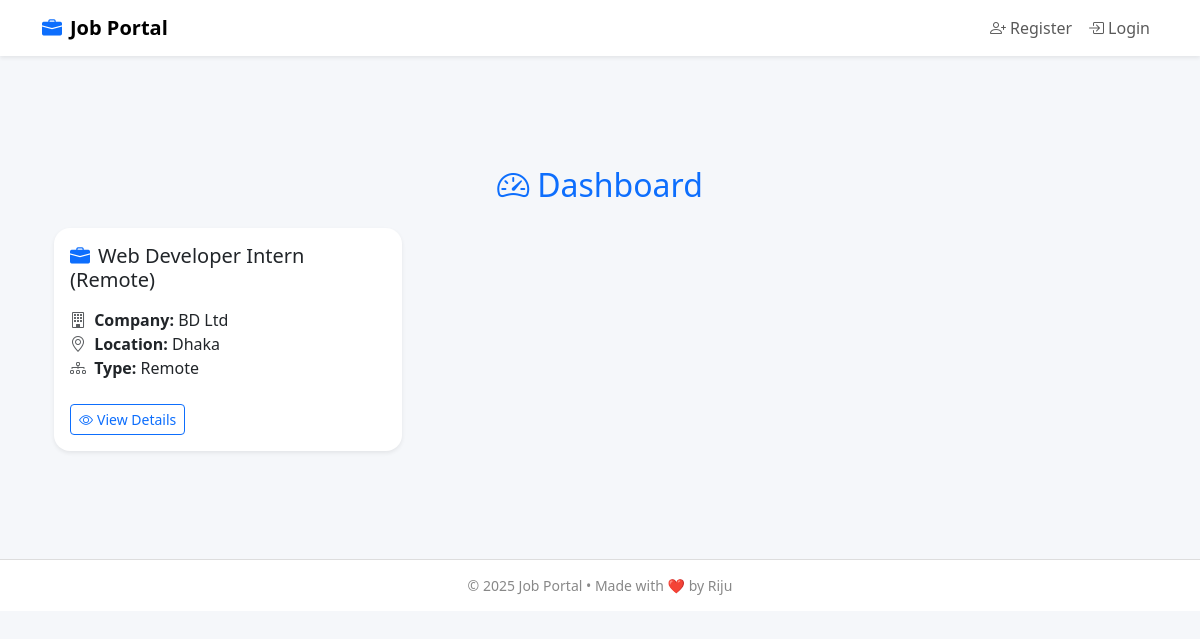
Before: /dashboard/ with the older database file.
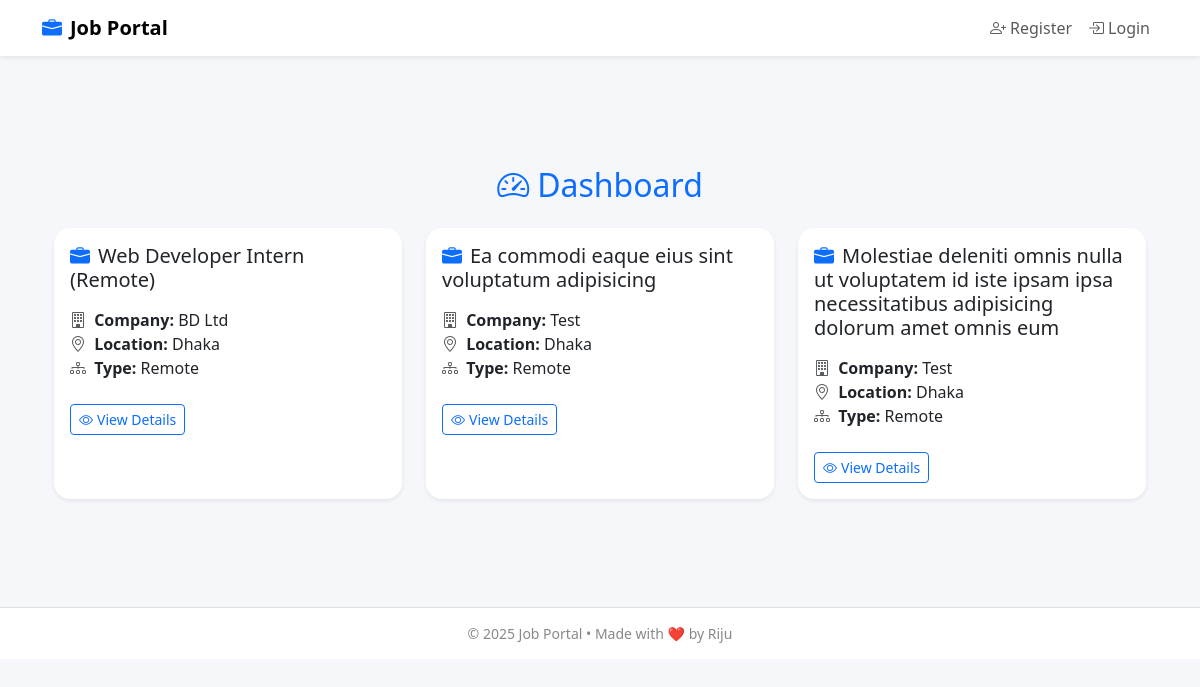
After: the same page with the newer database file.
### employer_app/models.py (models this page shows, shortened)
class JobModel(models.Model):
    JOB_TYPE_CHOICES = [
        ('Full-Time', 'Full-Time'),
        ('Remote', 'Remote'),
        ('Internship', 'Internship'),
    ]
    employer = models.ForeignKey(EmployerProfileModel,on_delete=models.CASCADE,related_name='jobs',null=True)
    title = models.CharField(max_length=255)
    description = models.TextField()
    requirements = models.TextField()
    salary = models.DecimalField(max_digits=10, decimal_places=2, null=True, blank=True)
    job_type = models.CharField(max_length=20, choices=JOB_TYPE_CHOICES)
    deadline = models.DateField()
    posted_date = models.DateField(auto_now_add=True)

class EmployerProfileModel(models.Model):
    employer_user = models.OneToOneField(CustomUserModel , on_delete=models.CASCADE,null=True, related_name='employer_profile')
    company_name = models.CharField(max_length=255)
    email = models.EmailField()
    phone = models.CharField(max_length=20)
    about_company = models.TextField(blank=True, null=True)
    company_logo = models.ImageField(upload_to='Media/company_logos/', null=True)
    location = models.CharField(max_length=255, blank=True, null=True)

### users_auth_app/views.py (the view)
# urls.py: path('dashboard/',dashboardPage, name='dashboardPage'),
def dashboardPage(request):
    jobs = JobModel.objects.all()
    return render(request, 'dashboard.html',{'jobs':jobs})

### users_auth_app/templates/dashboard.html (shortened to what this page needs)
{% extends 'master/master.html' %}
{% block body %}
<div class="container mt-5">
  <h2 class="mb-4 text-center text-primary">
    <i class="bi bi-speedometer2 me-2"></i>Dashboard
  </h2>
  <div class="row row-cols-1 row-cols-md-2 row-cols-lg-3 g-4">
    {% for job in jobs %}
    <div class="col">
      <div class="card border-0 shadow-sm rounded-4 h-100">
        <div class="card-body">
          <h5 class="card-title text-dark mb-3">
            <i class="bi bi-briefcase-fill me-2 text-primary"></i>{{ job.title }}
          </h5>
          <p class="card-text">
            <i class="bi bi-building me-1 text-muted"></i> <strong>Company:</strong> {{ job.employer.company_name }} <br>
            <i class="bi bi-geo-alt me-1 text-muted"></i> <strong>Location:</strong> {{ job.employer.location }} <br>
            <i class="bi bi-diagram-3 me-1 text-muted"></i> <strong>Type:</strong> {{ job.job_type }}
          </p>
          <a href="{% url 'jobDetailsPage' job.id %}" class="btn btn-outline-primary btn-sm mt-2">
            <i class="bi bi-eye me-1"></i>View Details
          </a>
        </div>
      </div>
    </div>
    {% empty %}
    <p class="text-center text-muted">No jobs available.</p>
    {% endfor %}
  </div>
</div>
{% endblock %}

Changed rows visible on the page:
added JobModel: title "Ea commodi eaque eius sint voluptatum adipisicing", employer.company_name "Test", employer.location "Dhaka", job_type "Remote"
added JobModel: title "Molestiae deleniti omnis nulla ut voluptatem id iste ipsam ipsa necessitatibus adipisicing dolorum amet omnis eum", employer.company_name "Test", employer.location "Dhaka", job_type "Remote"
